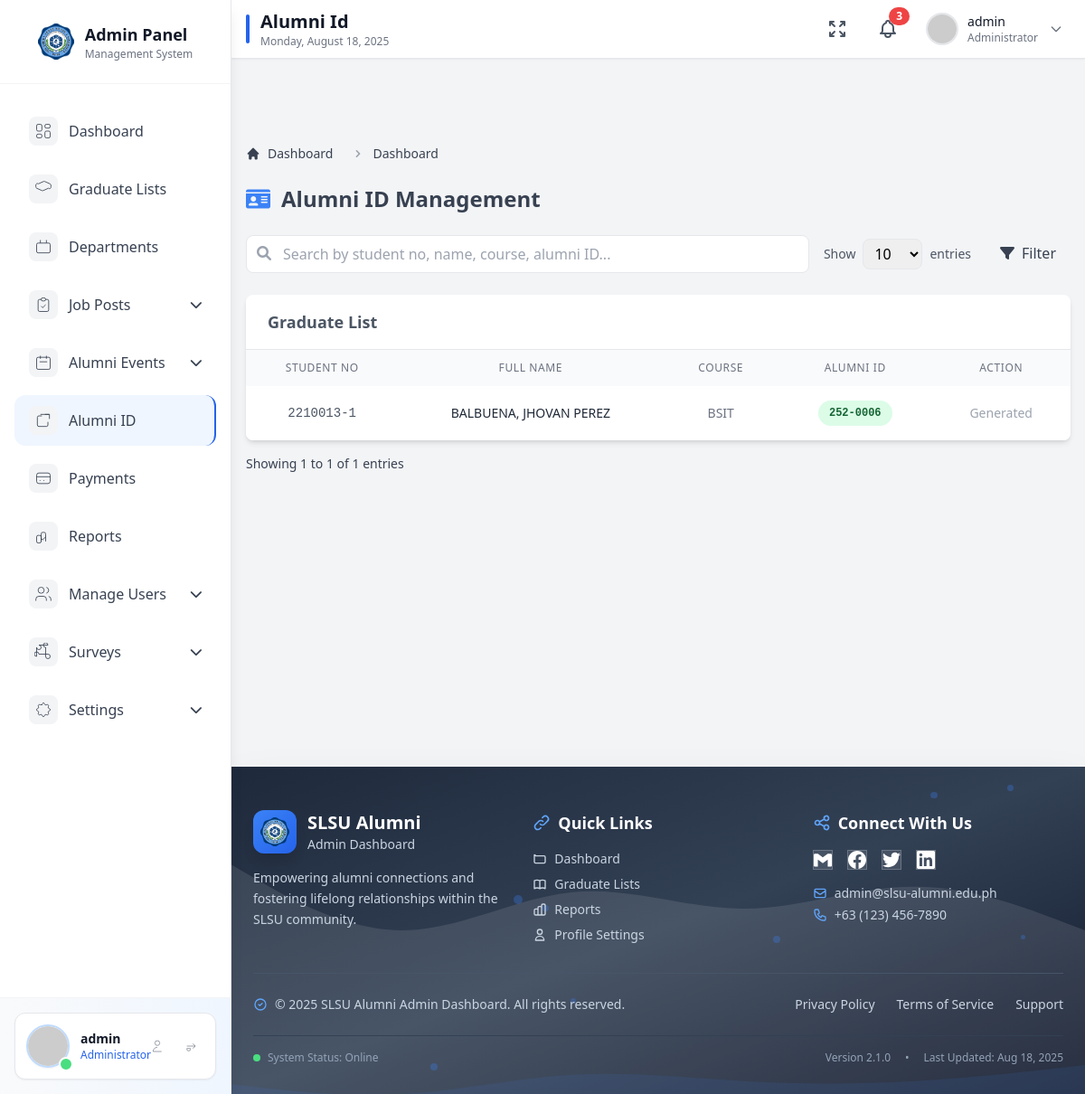
/admin/alumni-id.php (signed in), run on the app's committed database.
### tables this page shows
CREATE TABLE `students` (
  `StudentNo` varchar(20) NOT NULL,
  `LastName` varchar(45) DEFAULT NULL,
  `FirstName` varchar(45) DEFAULT NULL,
  `MiddleName` varchar(45) DEFAULT NULL,
  `Sex` varchar(5) DEFAULT NULL,
  `Course` varchar(45) DEFAULT NULL,
  `StudentYear` varchar(5) DEFAULT NULL,
  `Section` varchar(5) DEFAULT NULL,
  `BirthDate` varchar(45) DEFAULT NULL,
  `BirthPlace` text DEFAULT NULL,
  `AdmissionDate` varchar(45) DEFAULT NULL,
  `major` varchar(45) DEFAULT NULL,
  `temp_id` varchar(45) DEFAULT NULL,
  `status` varchar(45) DEFAULT NULL,
  `elem_school` varchar(100) DEFAULT NULL,
  `elem_add` varchar(100) DEFAULT NULL,
  `elem_year` varchar(5) DEFAULT NULL,
  `high_school` varchar(100) DEFAULT NULL,
  `high_add` varchar(100) DEFAULT NULL,
  `high_year` varchar(5) DEFAULT NULL,
  `col_school` varchar(100) DEFAULT NULL,
  `col_add` varchar(100) DEFAULT NULL,
  `col_year` varchar(5) DEFAULT NULL,
  `father_name` varchar(45) DEFAULT NULL,
  `father_occu` varchar(45) DEFAULT NULL,
  `mother_name` varchar(45) DEFAULT NULL,
  `mother_occu` varchar(45) DEFAULT NULL,
  `emer_name` varchar(45) DEFAULT NULL,
  `emer_relation` varchar(45) DEFAULT NULL,
  `emer_zip` varchar(45) DEFAULT NULL,
  `emer_street` varchar(45) DEFAULT NULL,
  `emer_city` varchar(45) DEFAULT NULL,
  `emer_province` varchar(45) DEFAULT NULL,
  `nationality` varchar(45) DEFAULT NULL,
  `civil_status` varchar(45) DEFAULT NULL,
  `religion` varchar(70) DEFAULT '',
  `p_no` varchar(45) DEFAULT NULL,
  `p_zip` varchar(45) DEFAULT NULL,
  `p_municipality` varchar(45) DEFAULT NULL,
  `p_street` varchar(45) DEFAULT NULL,
  `p_province` varchar(45) DEFAULT NULL,
  `remarks` text DEFAULT NULL,
  `notes` blob DEFAULT NULL,
  `bor` varchar(200) DEFAULT NULL,
  `grad` varchar(50) DEFAULT NULL,
  `pass1` varchar(25) DEFAULT NULL,
  `datelastused` datetime DEFAULT NULL,
  `pass` varchar(25) DEFAULT NULL,
  `emer_contact` varchar(12) DEFAULT NULL,
  `sendSMS` varchar(15) DEFAULT 'sent',
  `txtBlast` varchar(15) DEFAULT 'sent',
  `ContactNo` varchar(15) DEFAULT NULL,
  `inetuser` varchar(25) DEFAULT NULL,
  `inetpass` varchar(25) DEFAULT NULL,
  `entrance` int(11) NOT NULL DEFAULT 0,
  `exam_take_no` int(11) NOT NULL DEFAULT 0,
  `CExam` varchar(50) DEFAULT '',
  `POD` varchar(50) DEFAULT '',
  `FOD` varchar(50) DEFAULT '',
  `CRemarks` varchar(10) DEFAULT '',
  `PRemarks` varchar(10) DEFAULT '',
  `FRemarks` varchar(10) DEFAULT '',
  `Welcome` varchar(15) DEFAULT '',
  `latitude` varchar(20) DEFAULT '',
  `longitude` varchar(20) DEFAULT '',
  `name_ext` varchar(10) DEFAULT NULL,
  `icafe` binary(1) DEFAULT '0',
  `anual_income` int(11) DEFAULT 1,
  `Credential` varchar(150) DEFAULT '',
  `notes2` blob DEFAULT NULL,
  `notuse` int(11) DEFAULT 0 COMMENT '1-Inactive',
  `cur_num` int(11) DEFAULT 0,
  `tmpContactNo` varchar(15) DEFAULT '',
  `tmpCode` varchar(15) DEFAULT '',
  `email` varchar(100) DEFAULT NULL,
  `AcademicYear` varchar(45) DEFAULT NULL,
  `Semester` int(11) DEFAULT NULL,
  `mmaidenfname` varchar(100) DEFAULT NULL,
  `mmaidenmname` varchar(100) DEFAULT NULL,
  `mmaidenlname` varchar(100) DEFAULT NULL,
  `ffname` varchar(100) DEFAULT NULL,
  `fmname` varchar(100) DEFAULT NULL,
  `flname` varchar(100) DEFAULT NULL,
  `lrn` varchar(20) DEFAULT NULL,
  `dswd_id` varchar(30) DEFAULT NULL,
  `CardNo` varchar(50) DEFAULT '',
  `AccessGroup` varchar(15) DEFAULT '',
  `NSTPSerial` varchar(25) DEFAULT '',
  `dswdincom` varchar(50) DEFAULT '0',
  `Disability` varchar(50) DEFAULT '',
  `Picture` varchar(100) DEFAULT '',
  `NetCategory` int(11) DEFAULT 0,
  `fb_account` text DEFAULT NULL,
  `1NetCategory` int(11) DEFAULT 0,
  `ContactNoChange` int(11) DEFAULT 0,
  `ExamineeNumber` varchar(25) DEFAULT '',
  `Rebuild` int(11) DEFAULT 1,
  `ResetPassword` varchar(250) DEFAULT '',
  `Consent` int(11) DEFAULT 0,
  `DateSigned` date DEFAULT NULL,
  `ConsentMother` varchar(50) DEFAULT '',
  `ConsentFather` varchar(50) DEFAULT '',
  `ConsentGuardian` varchar(50) DEFAULT '',
  `ConsentOthers` varchar(50) DEFAULT '',
  `ConsentRelation` varchar(50) DEFAULT '',
  `AdmissionTime` varchar(15) DEFAULT '',
  `AdmittedBy` varchar(50) DEFAULT '',
  `TourHome` int(11) DEFAULT 0,
  `TourErolment` int(11) DEFAULT 0,
  `OSASEvaluatedBy` varchar(150) DEFAULT '',
  `OSASEvaluatedDate` date DEFAULT NULL,
  `OSASEvaluatedStart` varchar(15) DEFAULT '',
  `OSASEvaluatedEnd` varchar(15) DEFAULT '',
  `CompleteEForm` int(11) DEFAULT 0,
  `ElemType` varchar(20) DEFAULT '',
  `SecondaryType` varchar(20) DEFAULT '',
  `SHSType` varchar(20) DEFAULT '',
  `CollegeType` varchar(20) DEFAULT '',
  `YearLevelAdviser` int(11) DEFAULT 0,
  `bordate` date DEFAULT NULL
);

### admin/alumni-id.php (the view, shortened to what this page needs)
<?php
include 'includes/header.php';
include 'includes/navbar.php';
include 'includes/sidebar.php';
include 'includes/breadcrumb.php';
$search = isset($_GET['search']) ? trim($_GET['search']) : '';
$entries_per_page = isset($_GET['entries']) ? (int)$_GET['entries'] : 10;
$current_page = isset($_GET['page']) ? (int)$_GET['page'] : 1;
$offset = ($current_page - 1) * $entries_per_page;
$where = '1=1';
$order_by = 's.LastName, s.FirstName';
$count_query = "SELECT COUNT(*) as total FROM students s LEFT JOIN course c ON s.Course = c.id LEFT JOIN alumni_ids a ON a.student_no = s.StudentNo WHERE $where";
$count_stmt = $conn->prepare($count_query);
$count_stmt->execute();
$total_records = $count_stmt->fetch(PDO::FETCH_ASSOC)['total'] ?? 0;
$query = "
    SELECT
        s.StudentNo,
        s.LastName,
        s.FirstName,
        s.MiddleName,
        c.accro,
        a.alumni_id,
        -- Generate on the fly if not present
        IFNULL(
            a.alumni_id,
            CONCAT(
                RIGHT(YEAR(lgm.DateOfGraduation), 2),
                lgm.Semester,
                '-',
                LPAD(COALESCE(reg_counts.reg_count, 0), 4, '0')
            )
        ) AS display_alumni_id
    FROM students s
    LEFT JOIN course c ON s.Course = c.id
    LEFT JOIN alumni_ids a ON a.student_no = s.StudentNo
    LEFT JOIN listgradsub lgs ON lgs.StudentNo = s.StudentNo
    LEFT JOIN listgradmain lgm ON lgm.id = lgs.MainID
    LEFT JOIN (
        SELECT StudentNo, COUNT(*) as reg_count
        FROM registration
        GROUP BY StudentNo
    ) reg_counts ON reg_counts.StudentNo = s.StudentNo
    WHERE $where
    ORDER BY $order_by
    LIMIT :offset, :limit";
$stmt = $conn->prepare($query);
$stmt->bindValue(':offset', $offset, PDO::PARAM_INT);
$stmt->bindValue(':limit', $entries_per_page, PDO::PARAM_INT);
$stmt->execute();
$students = $stmt->fetchAll(PDO::FETCH_ASSOC);
?>
<div class="main-content" style="padding-top: 10rem; margin-left: 0; width: 100%; min-height: 100vh;">
    <div class="container mx-auto px-4 py-8">
        <div class="flex justify-between items-center mb-6">
            <h1 class="text-2xl font-bold text-gray-700 flex items-center gap-3">
                <i class="fas fa-id-card text-blue-500"></i>
                Alumni ID Management
            </h1>
        </div>
        <div class="flex flex-col md:flex-row gap-4 mb-6">
            <div class="flex-1">
                <div class="flex gap-2">
                    <div class="relative flex-1">
                        <input type="text"
                                id="searchInput"
                                value="<?php echo htmlspecialchars($search); ?>"
                               placeholder="Search by student no, name, course, alumni ID..."
                                class="w-full pl-10 pr-4 py-2 border rounded-lg focus:ring-2 focus:ring-blue-500 focus:border-blue-500">
                        <i class="fas fa-search absolute left-3 top-3 text-gray-400"></i>
                    </div>
                </div>
            </div>
            <div class="flex items-center gap-2">
                <label for="entries" class="text-sm text-gray-600">Show</label>
                <select id="entriesSelect" name="entries"
                        class="border rounded-lg px-2 py-1 focus:ring-2 focus:ring-blue-500 focus:border-blue-500">
                    <option value="10" <?php echo $entries_per_page == 10 ? 'selected' : ''; ?>>10</option>
                </select>
                <span class="text-sm text-gray-600">entries</span>
            </div>
            <div class="relative">
                <button type="button" onclick="toggleFilterDropdown()"
                         class="bg-gray-100 text-gray-700 px-4 py-2 rounded-lg hover:bg-gray-200 transition-colors duration-200 flex items-center">
                    <i class="fas fa-filter mr-2"></i>
                    Filter
                </button>
            </div>
        </div>
        <div class="bg-white rounded-lg shadow-md overflow-hidden">
            <div class="px-6 py-4 border-b border-gray-200">
                <h2 class="text-lg font-semibold text-gray-600">Graduate List</h2>
            </div>
            <div class="relative">
                <div class="overflow-x-auto">
                    <table class="min-w-full">
                        <thead class="bg-gray-50">
                            <tr>
                                <th class="px-6 py-3 text-center align-middle text-xs font-medium text-gray-500 uppercase tracking-wider">Student No</th>
                                <th class="px-6 py-3 text-center align-middle text-xs font-medium text-gray-500 uppercase tracking-wider">Full Name</th>
                                <th class="px-6 py-3 text-center align-middle text-xs font-medium text-gray-500 uppercase tracking-wider">Course</th>
                                <th class="px-6 py-3 text-center align-middle text-xs font-medium text-gray-500 uppercase tracking-wider">Alumni ID</th>
                                <th class="px-6 py-3 text-center align-middle text-xs font-medium text-gray-500 uppercase tracking-wider">Action</th>
                            </tr>
                        </thead>
                        <tbody id="tableBody" class="bg-white divide-y divide-gray-200">
                        <?php if (empty($students)): ?>
                            <tr>
                                <td colspan="5" class="px-6 py-12 text-center align-middle text-gray-500">
                                    <i class="fas fa-info-circle fa-2x mb-2"></i><br>
                                    No students found.
                                </td>
                            </tr>
                        <?php else: ?>
                            <?php foreach ($students as $stu): ?>
                                <tr class="hover:bg-gray-50 transition-colors duration-200">
                                    <td class="px-6 py-4 whitespace-nowrap text-center align-middle text-sm font-mono text-gray-600"><?php echo htmlspecialchars($stu['StudentNo']); ?></td>
                                    <td class="px-6 py-4 whitespace-nowrap text-center align-middle text-sm text-gray-800"><?php echo htmlspecialchars($stu['LastName'] . ', ' . $stu['FirstName'] . ' ' . $stu['MiddleName']); ?></td>
                                    <td class="px-6 py-4 whitespace-nowrap text-center align-middle text-sm text-gray-500"><?php echo htmlspecialchars($stu['accro']); ?></td>
                                    <td class="px-6 py-4 whitespace-nowrap text-center align-middle text-sm font-mono">
                                        <?php if ($stu['alumni_id']): ?>
                                            <span class="px-3 py-1 inline-flex text-xs leading-5 font-semibold rounded-full bg-green-100 text-green-800">
                                                <?php echo htmlspecialchars($stu['alumni_id']); ?>
                                            </span>
                                        <?php else: ?>
                                            <span class="px-3 py-1 inline-flex text-xs leading-5 font-semibold rounded-full bg-yellow-100 text-yellow-800">
                                                Not Generated
                                            </span>
                                        <?php endif; ?>
                                    </td>
                                    <td class="px-6 py-4 whitespace-nowrap text-center align-middle text-sm font-medium">
                                        <?php if (!$stu['alumni_id']): ?>
                                            <button type="button"
                                                    onclick="openConfirmationModal('<?php echo htmlspecialchars($stu['StudentNo']); ?>', '<?php echo htmlspecialchars($stu['LastName'] . ', ' . $stu['FirstName']); ?>')"
                                                    class="text-indigo-600 hover:text-indigo-900 transition duration-150 ease-in-out font-semibold">
                                                <i class="fas fa-magic mr-1"></i>Generate ID
                                            </button>
                                        <?php else: ?>
                                            <span class="text-gray-400 cursor-not-allowed">Generated</span>
                                        <?php endif; ?>
                                    </td>
                                </tr>
                            <?php endforeach; ?>
                        <?php endif; ?>
                        </tbody>
                    </table>
                </div>
            </div>
        </div>
        <div class="flex items-center justify-between mt-4">
            <div id="paginationInfo" class="text-sm text-gray-700">
                Showing <?php echo $offset + 1; ?> to <?php echo min($offset + $entries_per_page, $total_records); ?> of <?php echo $total_records; ?> entries
            </div>
        </div>
    </div>
</div>
</body>
<?php include 'includes/footer.php'; ?>

### admin/alumni-id.php (style rules this page uses)
@media (min-width: 1024px) { .main-content { margin-left: 16rem !important; width: calc(100% - 16rem) !important; padding-top: 8rem !important; } }

### admin/includes/header.php (style rules this page uses)
.main-content { transition: all 0.3s ease-in-out; margin-left: 16rem; width: calc(100% - 16rem); }

### data on the page
students: StudentNo "2210013-1", LastName+FirstName+MiddleName "BALBUENA, JHOVAN PEREZ", accro "BSIT", alumni_id "252-0006"

### other printed values
str_replace(['.php', '-'], ['', ' '], $current_page) "Alumni Id"
$admin_name "admin"
$breadcrumb['title'] "Dashboard"
$offset + 1 "1"
min($offset + $entries_per_page, $total_records) "1"
$total_records "1"
